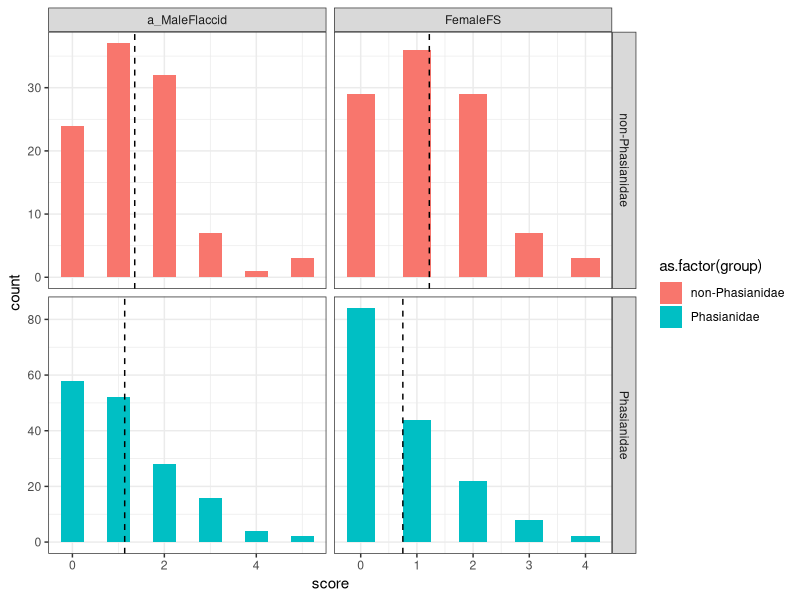

The R script that drew this image: (Note: this script raises an error after producing the figure.)
library(dplyr)          # for data manipulation
library(tidyr)          # for data manipulation
library(magrittr)       # for easier syntax in one or two areas
library(gridExtra)      # for generating the bin width comparison plot
library(ggplot2)

setwd("/Users/balaena/Downloads/postdoc/GalliformesFS/manuscript/Figures/Figure 3 - phas vs non-phas/")
data<- read.csv(file="data_for_fig3.csv",header=TRUE)

data_mean <- data %>%
  group_by(size,group) %>%
  summarise(Mean = mean(score))


ggplot(data, aes(x = score, fill = as.factor(group))) +
  geom_histogram(binwidth = 0.5) +
  geom_vline(data = data_mean, aes(xintercept = Mean), linetype = "dashed") +
  facet_grid(group ~ size,scales = "free") +
  theme_bw()




#### violin plots 
p <- ggplot(data, aes(x=group, y=flaccidFS)) + 
  geom_violin() + stat_summary(fun.data=data_summary)
p2 <- ggplot(data, aes(x=group, y=Female_FS)) + 
  geom_violin() + stat_summary(fun.data=data_summary)

data_summary <- function(x) {
  m <- mean(x)
  ymin <- m-sd(x)
  ymax <- m+sd(x)
  return(c(y=m,ymin=ymin,ymax=ymax))
}

#### single grid of histogram

p<- ggplot(data[1:104,], aes(x=flaccidFS)) +
  geom_histogram(fill="white", alpha=0.5, position="identity")

p + geom_vline(aes(xintercept=mean(flaccidFS)),
               color="blue", linetype="dashed", size=1)

p1<- ggplot(data[105:264,], aes(x=flaccidFS)) +
  geom_histogram(fill="white", alpha=0.5, position="identity")

p1 + geom_vline(aes(xintercept=mean(flaccidFS)),
                color="blue", linetype="dashed", size=1)



